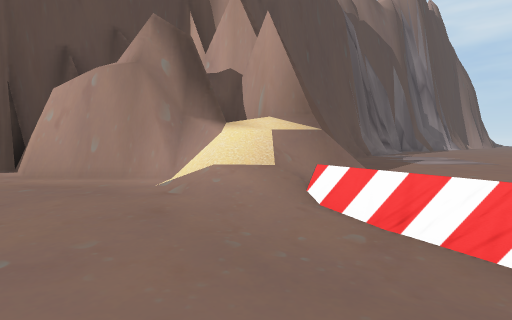
[1] (above)

20 first-person views from a walk through a 3-D level made in the Unity game engine. The camera is 1.4 m above the floor, tilts 4° down and sees 85° across. The floor is counted in squares, 2 m on a side. Each view is taken from the middle of a square. On the plan, view 1 faces up. The plan holds only what a view shows up to about 9 squares ahead; the rest is blank. The place goes on beyond the plan. The player character is not drawn.

[2]
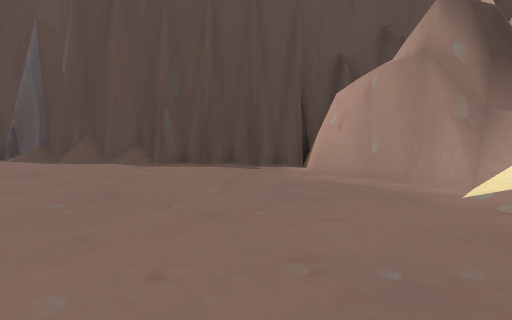

[3]
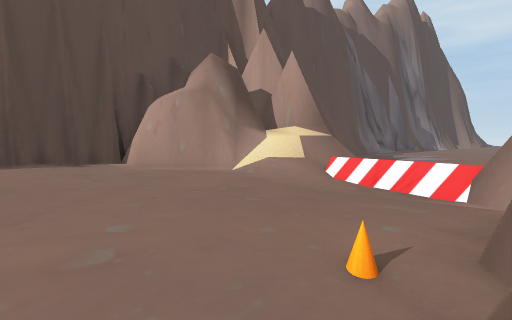

[4]
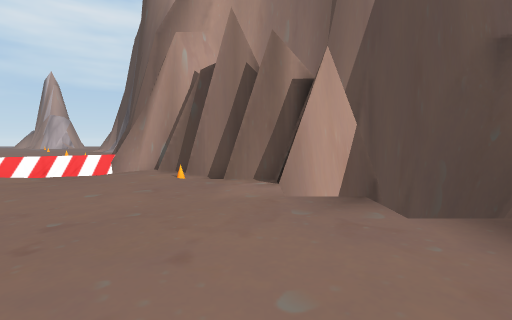

[5]
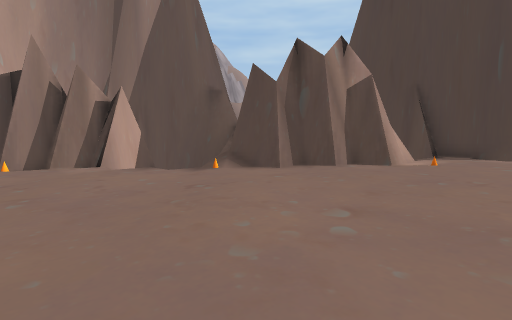

[6]
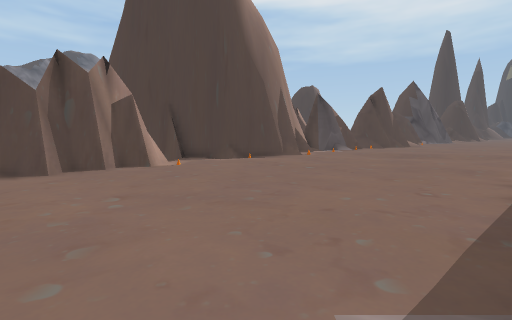

[7]
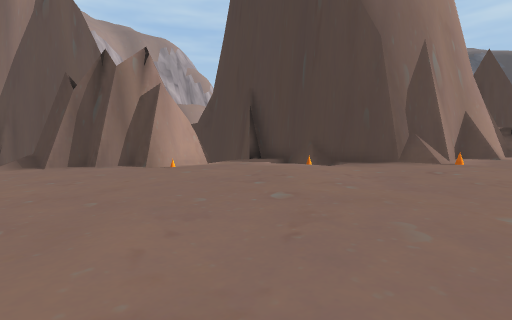

[8]
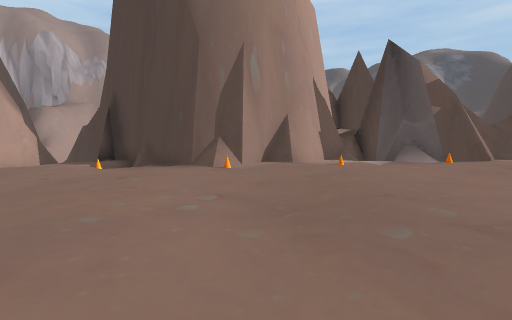

[9]
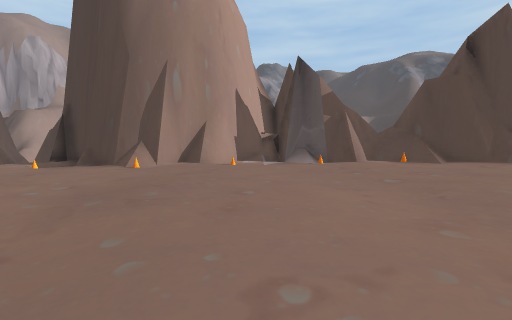

[10]
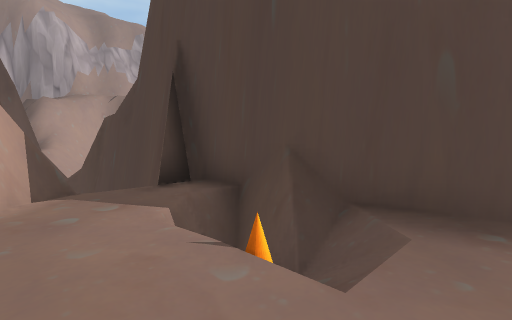

[11]
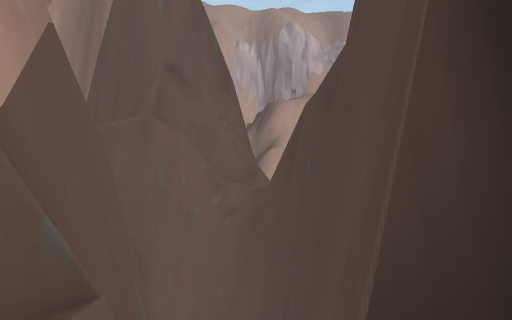

[12]
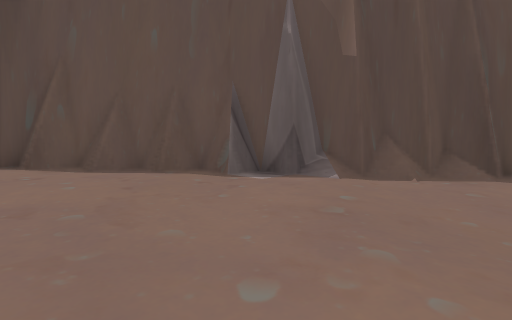

[13]
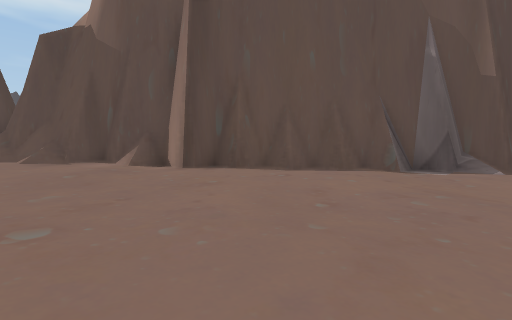

[14]
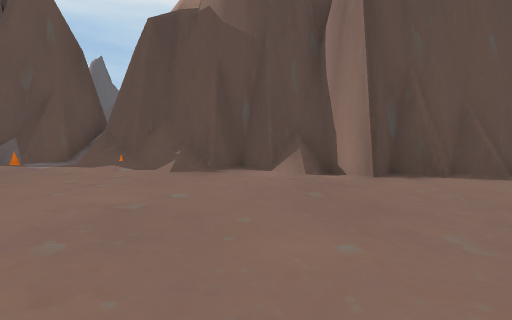

[15]
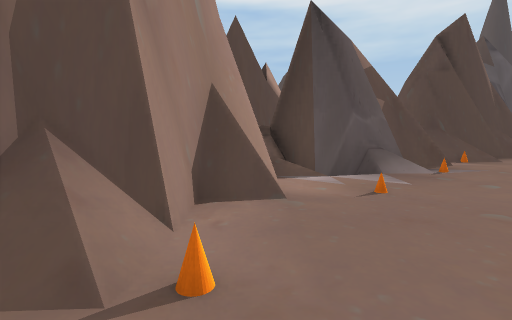

[16]
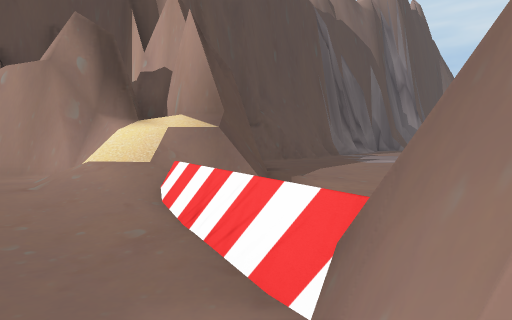

[17]
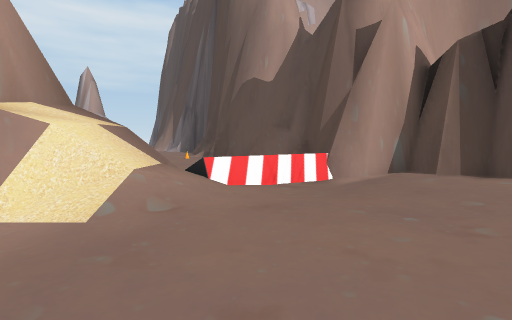

[18]
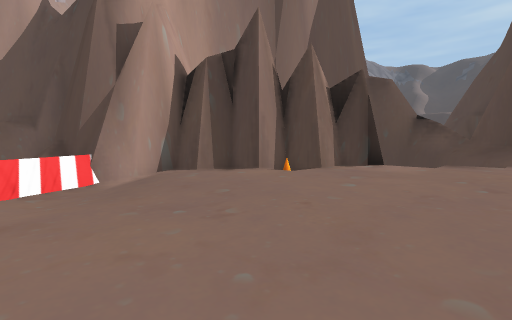

[19]
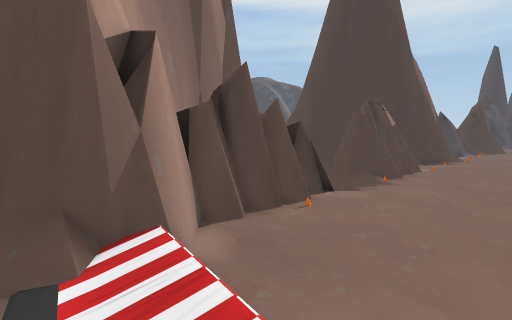

[20]
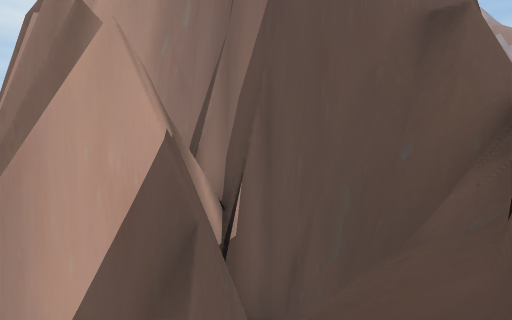

### Floor plan
Key: @ floor where view 1 was taken; # wall or solid block; . main floor; : floor 0.25 m higher than the main floor; - floor 0.25 m lower than the main floor; + floor 0.5 m higher than the main floor; _ floor 0.5 m lower than the main floor; * floor 0.75 m higher than the main floor; < floor 1 m lower than the main floor; / step, stairs or slope; = window, fence, low wall or low ledge; ^ raised ledge; v drop or lower ground; C cone; O other object.
Columns run from 22 left of view 1 to 5 right of it. Each row starts with its distance up from view 1.
  9                          ^^^
  8                       ##^^^^
  7                ###  ####^^^^
  6               ##_####///^^^^
  5              ##______=// ^^^
  4             ##-______//^^ ^
  3            ##/________/=^^^
  2           ##/--_______/<^^^^
  1          ##/---_______///###
  0         ##...--_______@_/#
 -1        ##....-________C_##
 -2       ##....-------____##
 -3      ##.....--.------_##
 -4     ##..........----v### #
 -5   ###............./v #####
 -6 ###/../.........../vvvvv#
 -7 ##/:.............###vvvv#
 -8 //::............## ######
 -9 :::............###  v###
-10 :/:............###v v###
-11 ++://..:::.C ..##vv vv##
-12 +++++/::::./vv.v   vvvv
-13 ::+++:::C/###########
-14 :::++::::##
-15 +:::::::##
-16 ++::::::##
-17 ++++++//#
-18 ++++###v#
-19 **/O#####
-20 #####

Where each view was taken, in squares from view 1:
view 1: 0 up, 0 right, facing up
view 2: 0 up, 1 left, facing up-left
view 3: 3 down, 1 left, facing up
view 4: 3 down, 6 left, facing right
view 5: 1 down, 10 left, facing down-right
view 6: 1 up, 11 left, facing down
view 7: 5 down, 15 left, facing down-right
view 8: 9 down, 19 left, facing down-right
view 9: 10 down, 22 left, facing down-right
view 10: 10 down, 12 left, facing down-right
view 11: 12 down, 8 left, facing right
view 12: 4 down, 8 left, facing up-left
view 13: 8 down, 10 left, facing up-left
view 14: 10 down, 14 left, facing up-left
view 15: 12 down, 14 left, facing down
view 16: 0 up, 2 right, facing up
view 17: 3 up, 4 left, facing right
view 18: 3 up, 4 left, facing down-right
view 19: 6 up, 1 right, facing down
view 20: 6 down, 4 left, facing right
